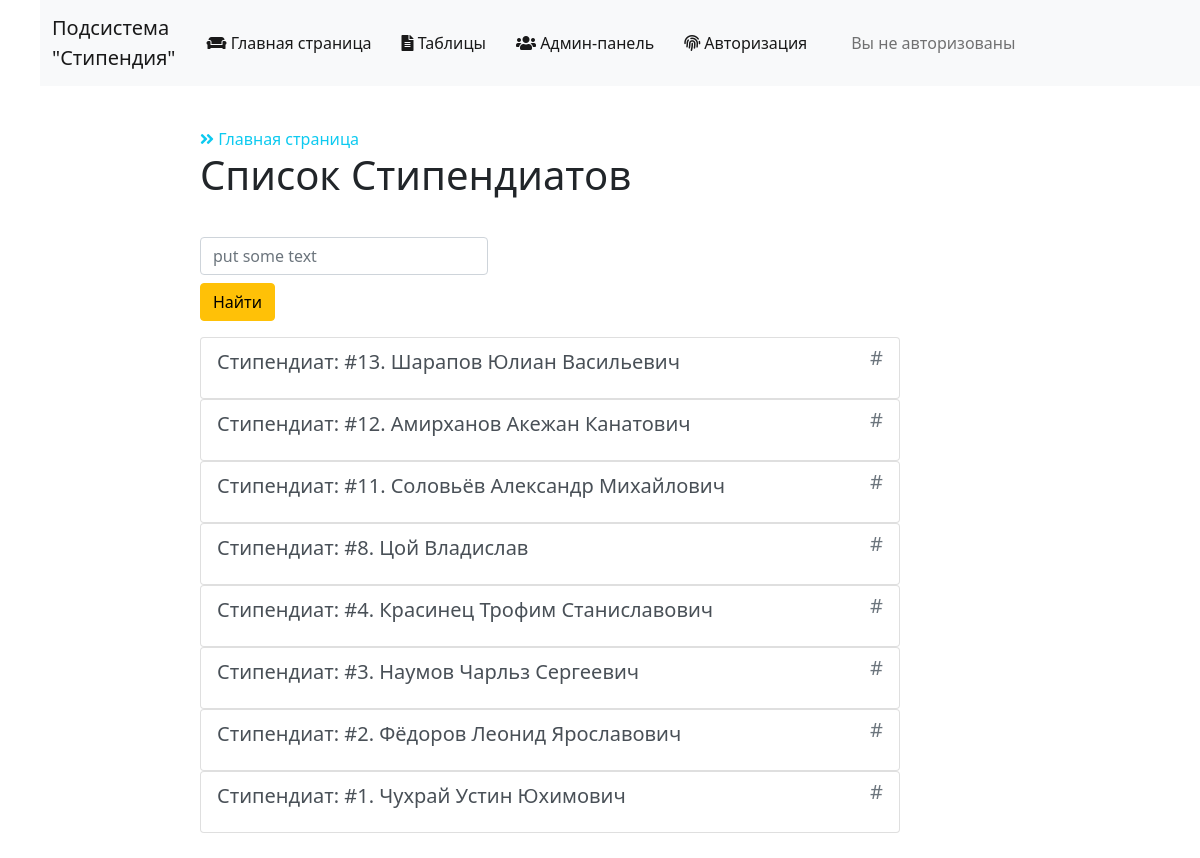
Screenshot of /fellow/ with the database file from the repository.
### main/models.py (models this page shows, shortened)
class Fellow (models.Model):
    student_code = models.OneToOneField(
        Student, verbose_name="Код студента", on_delete=models.CASCADE)
    scholarship_type_code = models.ForeignKey(
        Types_of_Scholarship, verbose_name="Вид стипендии", on_delete=models.CASCADE, null=True, blank=True)
    beginning_of_the_accrual_period = models.DateField(
        "Начало периода начисления", null=True, blank=True)
    ending_of_the_accrual_period = models.DateField(
        "Конец периода начисления", null=True, blank=True)
    class Meta:
        verbose_name = 'Стипендиат'
        verbose_name_plural = 'Стипендиаты'

class Student (models.Model):
    student_code = models.AutoField(
        "Код студента", primary_key=True)     # код студента
    student_name = models.CharField("Имя студента", max_length=200)
    group_code = models.ForeignKey(
        Group, verbose_name="Группа", on_delete=models.CASCADE)
    education_type_code = models.ForeignKey(
        Types_of_Education, verbose_name="Код вида обучения", on_delete=models.CASCADE)
    personal_reckoning_number = models.IntegerField("Номер лицевого счета")
    bank_code = models.ForeignKey(Bank, verbose_name="Код банка", on_delete=models.CASCADE,
                                  null=True, blank=True)     # FOREIGN KEY ОТНОШЕНИЕ 1:M с Bank
    class Meta:
        verbose_name = 'Студент'
        verbose_name_plural = 'Студенты'
    def __str__(self):
        return f'{self.student_name}'

### main/views.py (the view, shortened to what this page needs)
# urls.py: path(r'fellow/', views.fellow, name="fellow"),
def fellow(request):
    search_query = request.GET.get('search', '')
    if search_query:
        fellow_model = Fellow.objects.filter(
            student_code_student_name__icontains=search_query)
    else:
        fellow_model = Fellow.objects.all()
    if request.method == 'GET':
        form = FellowForm()
    return render(
        request,
        'main/fellow.html',
        {
            'form': form,
            'fellow_model': fellow_model[::-1]
        }
    )

### main/forms.py
class FellowForm(ModelForm):
    class Meta:
        model = Fellow
        fields = '__all__'
    def __init__(self, *args, **kwargs) -> None:
        super().__init__(*args, **kwargs)
        self.fields['student_code'].queryset = Student.objects.filter(education_type_code = 1)

### main/models.py (called while the page is built)
    def __str__(self):
        return f'{self.scholarship_type_name}'

### main/templates/main/fellow.html (shortened to what this page needs)
{% extends 'layout.html' %}
{% block content %}
    <div class="features">
        <a class="link-info" href="{% url 'home' %}"> <i class="fas fa-angle-double-right"></i> Главная страница</a>
        <h1>Список Стипендиатов</h1>
        <form action="{% url 'fellow' %}">
          <input class="form-control"  style="width: 18rem" type="search" placeholder="put some text" aria-label="Search" name="search">
          <button class="btn btn-warning mt-2" type="submit">Найти</button>
      </form>
        {% for fel in fellow_model %}
        <div class="list-group">
          <a href="{% url 'showfellow' id=fel.pk %}" class="list-group-item list-group-item-action">
            <div class="d-flex w-100 justify-content-between">
              <h5 class="mb-3 mt-1">Стипендиат: #{{fel.pk}}. {{fel.student_code}}</h5>
              <h5 class="text-muted">#</h5>
            </div>
          </a>
        </div>
        {% endfor %}
    </div>
{% endblock %}

### main/static/main/css/main.css (style rules this page uses)
main .list-group { max-width: 700px; }
main h1 { padding-bottom: 30px; }
main a { text-decoration: none; }

### rows the page displays
Fellow: pk "13", student_code "Шарапов Юлиан Васильевич"
Fellow: pk "12", student_code "Амирханов Акежан Канатович"
Fellow: pk "11", student_code "Соловьёв Александр Михайлович"
Fellow: pk "8", student_code "Цой Владислав"
Fellow: pk "4", student_code "Красинец Трофим Станиславович"
Fellow: pk "3", student_code "Наумов Чарльз Сергеевич"
Fellow: pk "2", student_code "Фёдоров Леонид Ярославович"
Fellow: pk "1", student_code "Чухрай Устин Юхимович"
